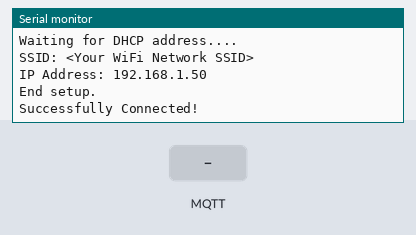
The sketch below on a simulated ESP32. Parts: the last lines printed to the serial monitor. The test bench sets the inputs (shaded band). No MQTT or app messages arrive unless stated.

Above: at 5.7 s.
5.8 s: MQTT message "1" arrives on the first subscribed topic
At 8.0 s:
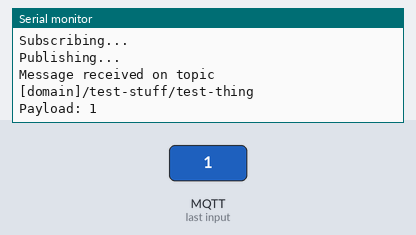
8.8 s: MQTT message "on" arrives on the first subscribed topic
At 9.6 s:
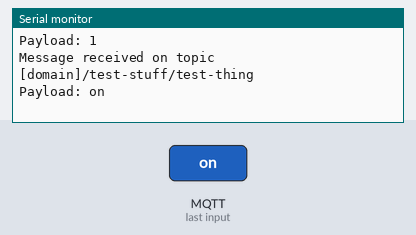
10.3 s: MQTT message "off" arrives on the first subscribed topic
At 10.7 s:
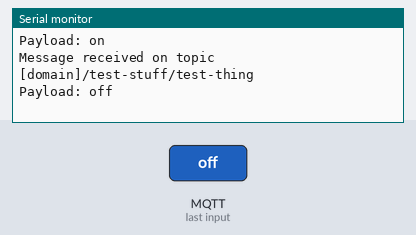

The sketch:

mqtt_connection.ino
```cpp
#include <WiFiMQTTClient.h>
#include <SPI.h>
#include <WiFi.h>
#include <PubSubClient.h>

/*
 * A simple ThingFabric demo for the TI Launchpad
 */

#define       SERVER            "q.thingfabric.com"
#define       PORT              1883
#define       CLIENT_ID         "launchpad-mqtt"    // This can be left empty and a random ID will be generated.
                                      //You can add an ID if you'd like a human-readable way to identify the device.
#define       USERNAME          "<Your ThingFabric Credentials Username>"
#define       TOKEN             "<Your (pre-MD5 hashed) ThingFabric Credentials Token>"
#define       MQTT_SUB_TOPIC    "[domain]/test-stuff/test-thing"
#define       MQTT_PUB_TOPIC    "[domain]/test-stuff/test-thing"
#define       MQTT_PUB_PAYLOAD  "{\"Hello\":\"World!\"}"
#define       WIFI_SSID         "<Your WiFi Network SSID>"
#define       WIFI_PWD          "<Your WiFi Network Password>"

WiFiMQTTClient *Clt;
long count = 0;
int pub_time = 0;
boolean high;
char msg[100];
uint32_t delay_millis = 1000;

void setup()
{
  Serial.begin(9600);
  delay(500);

  Clt = new WiFiMQTTClient(WIFI_SSID, WIFI_PWD, SERVER, PORT, Callback);
  Clt->setCheckTime(0.1);

  delay(2000);
  Serial.println("End setup.");
}

void loop()
{
  if(!Clt->connected())
  {
    // Client not connected.
    if(Clt->connect(CLIENT_ID, USERNAME, TOKEN)) {
      Serial.println("Successfully Connected!");

      delay(2000);

      Serial.println("Subscribing...");
      Clt->subscribe(MQTT_SUB_TOPIC);

      delay(1000);

      Serial.println("Publishing...");
      Clt->publish(MQTT_PUB_TOPIC, MQTT_PUB_PAYLOAD);
    }else{
      Serial.println("Connection unsuccessful!");

      delay(delay_millis);

      // Increase wait time between connection attempts
      delay_millis *= 2;
    }
  }

  // Maintain connection with the broker.
  Clt->loop();
}

void Callback(char* topic, byte* payload, unsigned int length) {
  Serial.print("Message received on topic ");
  Serial.println(topic);

  Serial.print("Payload: ");
  Serial.println((char *)payload);
}
```

Measured:
- after the input at 5.8 s, the serial monitor: prints a new line after 1.8 s (image 1)
- after the input at 8.8 s, the serial monitor: prints a new line at once (image 2)
- after the input at 10.3 s, the serial monitor: prints a new line at once (image 3)
